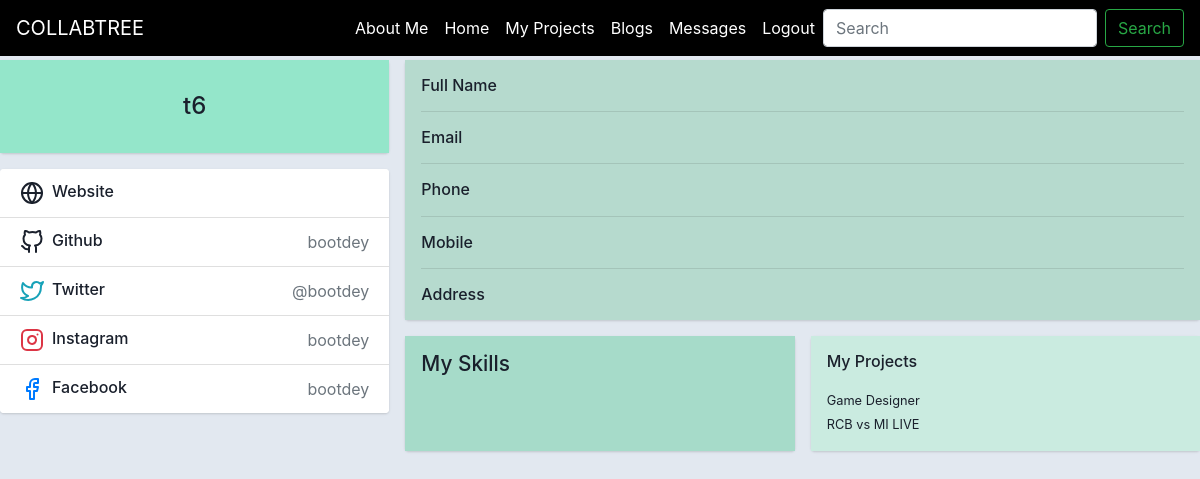
The app's page /profile/10 (signed in) with its own data.
### backend/models.py (models this page shows, shortened)
class UserAttribs(models.Model):
    user = models.OneToOneField(User, on_delete = models.CASCADE)
    worth = models.IntegerField(blank=True, null=True, default='0')
    job_title = models.CharField(max_length=100, blank=True)
    skills = models.CharField(max_length=1000,blank=True)
    phone_number = models.CharField(max_length=12, blank=True)
    mobile_number = models.CharField(max_length=12,blank=True)
    full_name = models.CharField(max_length=30, blank=True)
    address = models.CharField(max_length=100, blank=True)
    website = models.URLField(max_length=100, blank=True)
    user_image = models.ImageField(upload_to="images" ,blank=True)
    assigned_project = models.ManyToManyField('Project', blank=True, null=True)

class Project(models.Model):
    status = models.CharField(max_length=100, blank=True)
    title = models.CharField(max_length=200,blank=True)
    description = models.TextField(max_length=400,blank=True)
    owner = models.ForeignKey(UserAttribs, on_delete = models.CASCADE, related_name="owner")
    duration = models.IntegerField(blank=True, null=True)
    assigned_user = models.ForeignKey(UserAttribs, on_delete = models.CASCADE, related_name="assigned_user", null=True, blank=True)
    stipend = models.IntegerField(blank=True, null=True)
    applied_users = models.ManyToManyField(UserAttribs,  null=True, blank=True)
    tags_requirement = TaggableManager()
    project_questions = models.OneToOneField(Project_Question,on_delete=models.CASCADE,null=True, blank=True)
    def __str__(self):
        return self.title

### backend/views.py (the view, shortened to what this page needs)
# urls.py: path('profile/<int:id>', views.profile, name = 'profile'),
def profile(request, id=None):
    current_user = UserAttribs.objects.get(user = request.user)
    if id:
        user_object = UserAttribs.objects.get(id=id)
        user_skills = str(user_object.skills)
        print('Printing: '+str(user_skills))
        user_skills = user_skills.split(',')
        while ('' in user_skills):
            user_skills.remove('')
        print(user_skills)
        skills = user_skills
        color_list = []
        skill_colors = dict()
        list_color_pair = []
        print(list_color_pair)
        full_name = user_object.full_name
        phone = user_object.phone_number
        mobile = user_object.mobile_number
        address = user_object.address
        website = user_object.website
        return render(request, 'User Profile/profile_to_display.html', {'user_display': user_object,'user_object':user_object,'skills': list_color_pair,'website': website, 'name': full_name, 'phone': phone, 'mobile': mobile, 'address': address, 'assigned_projects': user_object.assigned_project.all()})

### templates/User Profile/profile_to_display.html (shortened to what this page needs)
<!DOCTYPE html>
<html lang="en">
  {% load static %}
<head>
    <link href="http://netdna.bootstrapcdn.com/bootstrap/4.4.1/css/bootstrap.min.css" rel="stylesheet">
    <link rel="stylesheet" href="{% static 'User Profile/styles.css' %}">
</head>
<body>
<div >
    <div>
      <nav class="navbarr navbar navbar-expand-lg navbar-light navbar-custom" style="background-color: black;">
        <a class="navbar-brand navbar-color" style="color: white;" href="#">COLLABTREE</a>
        <div class="collapse navbar-collapse" style="background-color: black;" id="NavbarCollapsedContent">
          <ul class="navbar-nav ml-auto">
            <li class="nav-item">
              <a class="nav-link active navbar-color" style="color: white;" href="{% url 'profile' %}">About Me</a>
            </li>
            <li class="nav-item">
              <a class="nav-link navbar-color" style="color: white;" href="{% url 'index' %}">Home</a>
            </li>
            <li class="nav-item">
              <a class="nav-link navbar-color" style="color: white;" href="{% url 'my_projects' %}">My Projects</a>
            </li>
            <li class="nav-item">
              <a class="nav-link navbar-color" style="color: white;" href="{% url 'blogs' %}">Blogs</a>
            </li>
            <li class="nav-item">
              <a class="nav-link navbar-color" style="color: white;" href="#">Messages</a>
            </li>
            <li class="nav-item">
              <a class="nav-link navbar-color" style="color: white;" href="{% url 'logout' %}">Logout</a>
            </li>
          </ul>
          <form class="form-inline my-2 my-lg-0">
            <input
              class="form-control mr-sm-2"
              type="search"
              placeholder="Search"
              aria-label="Search"
            />
            <button class="btn btn-outline-success my-2 my-sm-0" type="submit">
              Search
            </button>
          </form>
        </div>
      </nav>
          <div class="row gutters-sm top-cont">
            <div class="col-md-4 mb-3">
              <div class="card">
                <div class="card-body" style="background-color: rgb(148, 230, 202);">
                  <div class="d-flex flex-column align-items-center text-center">
                    <div class="mt-3">
                      <h4>{{user_object.user.username}}</h4>
                    </div>
                  </div>
                </div>
              </div>
              <div class="card mt-3" >
                <ul class="list-group list-group-flush" >
                  <li class="list-group-item d-flex justify-content-between align-items-center flex-wrap">
                    <h6 class="mb-0">Website</h6>
                  </li>
                  <li class="list-group-item d-flex justify-content-between align-items-center flex-wrap">
                    <h6 class="mb-0">Github</h6>
                    <span class="text-secondary">bootdey</span>
                  </li>
                  <li class="list-group-item d-flex justify-content-between align-items-center flex-wrap">
                    <h6 class="mb-0">Twitter</h6>
                    <span class="text-secondary">@bootdey</span>
                  </li>
                  <li class="list-group-item d-flex justify-content-between align-items-center flex-wrap">
                    <h6 class="mb-0">Instagram</h6>
                    <span class="text-secondary">bootdey</span>
                  </li>
                  <li class="list-group-item d-flex justify-content-between align-items-center flex-wrap">
                    <h6 class="mb-0">Facebook</h6>
                    <span class="text-secondary">bootdey</span>
                  </li>
                </ul>
              </div>
            </div>
            <div class="col-md-8">
              <div class="card mb-3" style="background-color: rgb(182, 218, 206);">
                <div class="card-body" style="background-color: rgb(182, 218, 206);">
                  <div class="row">
                    <div class="col-sm-3">
                      <h6 class="mb-0">Full Name</h6>
                    </div>
                    <div class="col-sm-9 text-secondary">
                    </div>
                  </div>
                  <hr>
                  <div class="row">
                    <div class="col-sm-3">
                      <h6 class="mb-0">Email</h6>
                    </div>
                    <div class="col-sm-9 text-secondary">
                    </div>
                  </div>
                  <hr>
                  <div class="row">
                    <div class="col-sm-3">
                      <h6 class="mb-0">Phone</h6>
                    </div>
                    <div class="col-sm-9 text-secondary">
                    </div>
                  </div>
                  <hr>
                  <div class="row">
                    <div class="col-sm-3">
                      <h6 class="mb-0">Mobile</h6>
                    </div>
                    <div class="col-sm-9 text-secondary">
                    </div>
                  </div>
                  <hr>
                  <div class="row">
                    <div class="col-sm-3">
                      <h6 class="mb-0">Address</h6>
                    </div>
                    <div class="col-sm-9 text-secondary">
                    </div>
                  </div>
                </div>
              </div>
              <div class="row gutters-sm">
                <div class="col-sm-6 mb-3">
                  <div class="card h-100">
                    <div class="card-body" style="background-color: rgb(166, 219, 201);">
                      <h6 class="skill-head d-flex align-items-center mb-3 " style="font-size: 1.3em;">My Skills &nbsp;&nbsp;&nbsp;&nbsp;&nbsp;&nbsp;&nbsp;&nbsp;&nbsp;&nbsp;&nbsp;&nbsp; </h6>
                    </div>
                  </div>
                </div>
                <div class="col-sm-6 mb-3">
                  <div class="card h-100">
                    <div class="card-body" style="background-color: rgb(202, 235, 224);">
                      <h6 class="d-flex align-items-center mb-3">My Projects</h6>
                      {% for assigned in assigned_projects %}
                      <small>{{ assigned }}</small>
                      <br>
                      {% endfor %}
                    </div>
                  </div>
                </div>
              </div>
            </div>
          </div>
        </div>
    </div>
</body>
</html>

### static/User Profile/styles.css (style rules this page uses)
body { color: #1a202c; text-align: left; background-color: #e2e8f0; overflow-x: hidden; }
.card { box-shadow: 0 1px 3px 0 rgba(0,0,0,.1), 0 1px 2px 0 rgba(0,0,0,.06); }
.card { position: relative; display: flex; flex-direction: column; min-width: 0; word-wrap: break-word; background-color: #fff; background-clip: border-box; border: 0 solid rgba(0,0,0,.125); border-radius: .25rem; }
.card-body { flex: 1 1 auto; min-height: 1px; padding: 1rem; }
.gutters-sm { margin-right: -8px; margin-left: -8px; }
.gutters-sm>.col, .gutters-sm>[class*=col-] { padding-right: 8px; padding-left: 8px; }
.mb-3, .my-3 { margin-bottom: 1rem!important; }
.h-100 { height: 100%!important; }
.navbarr { background-color: rgb(75, 216, 216); top: 0; width: 100%; z-index: 2; position: fixed; }
.collapse { background-color: rgb(75, 216, 216); }
.top-cont { margin-top: 60px; }

### records on screen
UserAttribs: user.username "t6"
Project: title "Game Designer"
Project: title "RCB vs MI LIVE"
